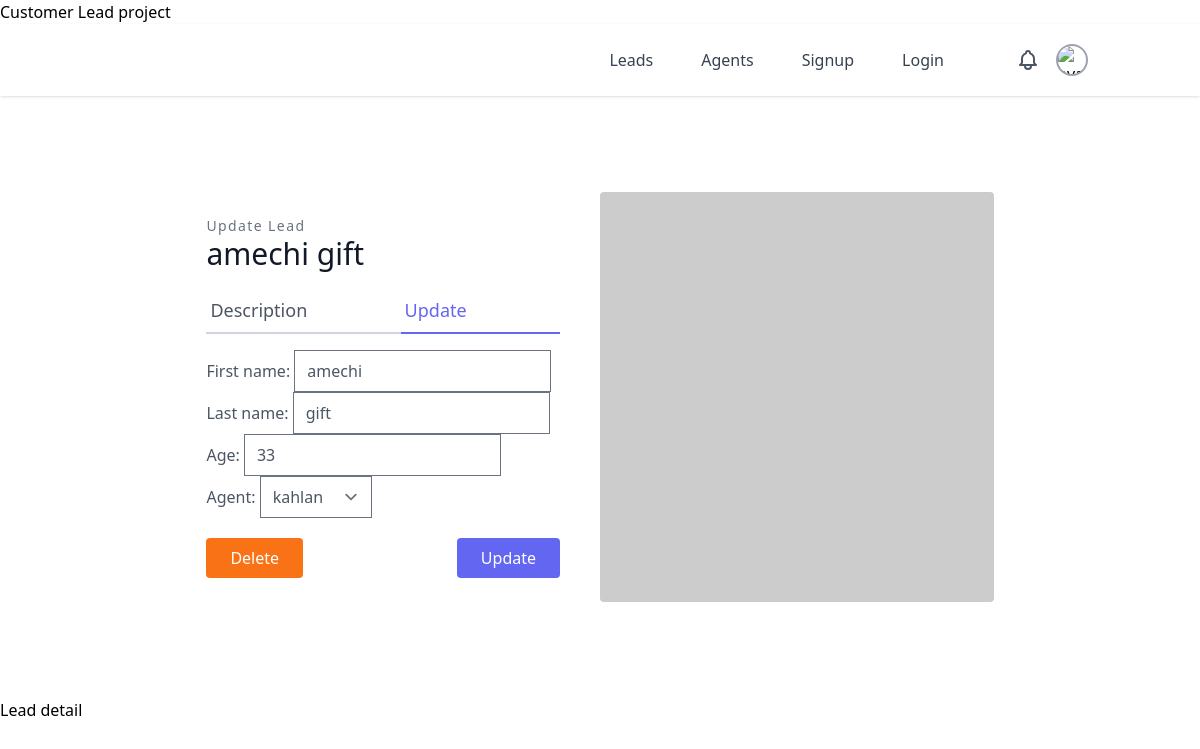
The app's page /leads/lead_update/5/ with its own data.
### leads/models.py (models this page shows, shortened)
class Lead(models.Model):
    first_name = models.CharField(max_length=20)
    last_name = models.CharField(max_length=20)
    age = models.IntegerField(default=0)
    agent = models.ForeignKey("Agent", on_delete=models.CASCADE) # This is a many to one relation, means we will have an agent associated with the lead of that role

class User(AbstractUser):
    pass

### leads/views.py (the view, shortened to what this page needs)
# urls.py: path('lead_update/<str:pk>/', LeadUpdateView.as_view(), name="lead_update"),
class LeadUpdateView(UpdateView):
    template_name = "leads/lead_update.html"
    queryset = Lead.objects.all()
    form_class = LeadModelForm

### leads/forms.py
class LeadModelForm(forms.ModelForm):
    class Meta:
        model = Lead
        fields = (
            'first_name',
            'last_name',
            'age',
            'agent'
        )

### leads/models.py (called while the page is built)
    def __str__(self):
        return f"{self.user.first_name}"

### leads/templates/leads/lead_update.html (shortened to what this page needs)
{% extends 'home.html' %}
{% block content %}
<section class="text-gray-600 body-font overflow-hidden">
    <div class="container px-5 py-24 mx-auto">
      <div class="lg:w-4/5 mx-auto flex flex-wrap">
        <div class="lg:w-1/2 w-full lg:pr-10 lg:py-6 mb-6 lg:mb-0">
          <h2 class="text-sm title-font text-gray-500 tracking-widest">Update Lead</h2>
          <h1 class="text-gray-900 text-3xl title-font font-medium mb-4">{{lead.first_name}} {{lead.last_name}}</h1>
          <div class="flex mb-4">
            <a href="{% url 'leads:lead_detail' lead.pk %}" class="flex-grow border-b-2 border-gray-300 py-2 text-lg px-1">Description</a>
            <a href="{% url 'leads:lead_update' lead.pk %}" class="flex-grow text-indigo-500 border-b-2 border-indigo-500 py-2 text-lg px-1" >Update</a>
          </div>
          <form method="POST">
            {{ form.as_p }}
            <div class="flex mt-5 bg-yellow">
                  <a href="{% url 'leads:lead_delete' lead.pk %}" class="flex text-white bg-orange-500 border-0 py-2 px-6 focus:outline-none hover:bg-red-600 rounded">Delete</a>
                <button type="submit" class="flex ml-auto text-white bg-indigo-500 border-0 py-2 px-6 focus:outline-none hover:bg-indigo-600 rounded">Update</button>
              </div>
        </form>
        </div>
        <img alt="ecommerce" class="lg:w-1/2 w-full lg:h-auto h-64 object-cover object-center rounded" src="https://dummyimage.com/400x400">
      </div>
    </div>
  </section>
<a href="{% url 'leads:lead_detail' lead.pk %}"> Lead detail </a>
{% endblock content%}

### records on screen
Lead: first_name "amechi", last_name "gift", age "33", agent "kahlan"
